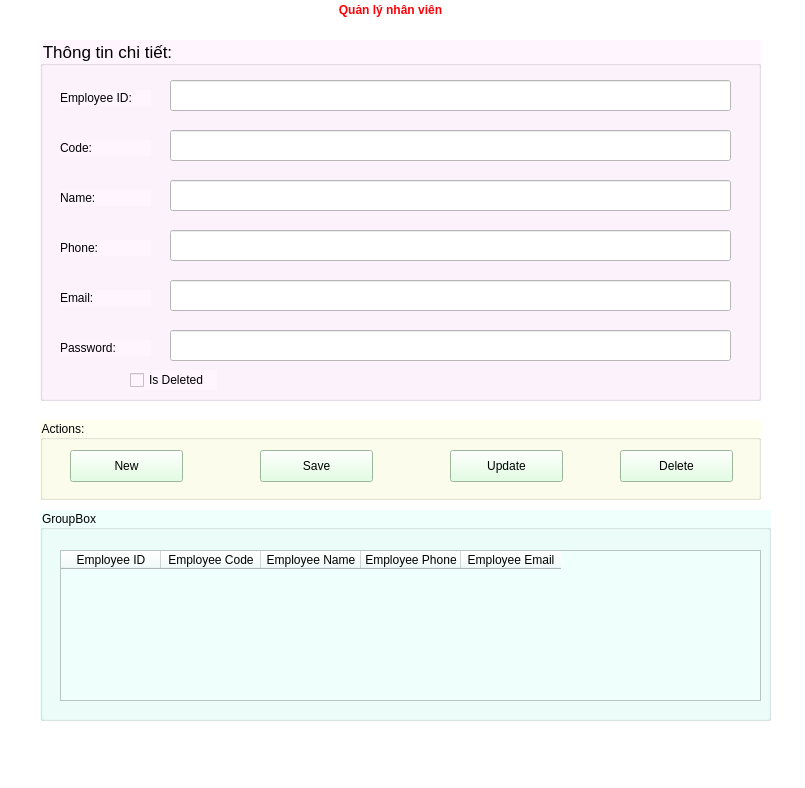
<?xml version="1.0" encoding="UTF-8"?>
<ui version="4.0">
 <class>MainWindow</class>
 <widget class="QMainWindow" name="MainWindow">
  <property name="geometry">
   <rect>
    <x>0</x>
    <y>0</y>
    <width>805</width>
    <height>788</height>
   </rect>
  </property>
  <property name="windowTitle">
   <string>MainWindow</string>
  </property>
  <property name="styleSheet">
   <string notr="true">background-color: rgb(255, 255, 255);</string>
  </property>
  <widget class="QWidget" name="centralwidget">
   <widget class="QLabel" name="label">
    <property name="geometry">
     <rect>
      <x>180</x>
      <y>-10</y>
      <width>421</width>
      <height>41</height>
     </rect>
    </property>
    <property name="styleSheet">
     <string notr="true">color: rgb(252, 1, 7);
font: 20pt &quot;Times New Roman&quot;;</string>
    </property>
    <property name="text">
     <string>&lt;html&gt;&lt;head/&gt;&lt;body&gt;&lt;p align=&quot;center&quot;&gt;&lt;span style=&quot; font-weight:600;&quot;&gt;Quản lý nhân viên&lt;/span&gt;&lt;/p&gt;&lt;/body&gt;&lt;/html&gt;</string>
    </property>
   </widget>
   <widget class="QGroupBox" name="groupBox">
    <property name="geometry">
     <rect>
      <x>40</x>
      <y>40</y>
      <width>721</width>
      <height>361</height>
     </rect>
    </property>
    <property name="font">
     <font>
      <pointsize>13</pointsize>
     </font>
    </property>
    <property name="styleSheet">
     <string notr="true">background-color: rgb(255, 245, 255);</string>
    </property>
    <property name="title">
     <string>Thông tin chi tiết:</string>
    </property>
    <widget class="QLabel" name="label_2">
     <property name="geometry">
      <rect>
       <x>20</x>
       <y>50</y>
       <width>91</width>
       <height>16</height>
      </rect>
     </property>
     <property name="text">
      <string>Employee ID:</string>
     </property>
    </widget>
    <widget class="QLineEdit" name="lineEditId">
     <property name="geometry">
      <rect>
       <x>130</x>
       <y>40</y>
       <width>561</width>
       <height>31</height>
      </rect>
     </property>
     <property name="styleSheet">
      <string notr="true">background-color: rgb(255, 255, 255);</string>
     </property>
    </widget>
    <widget class="QLabel" name="label_3">
     <property name="geometry">
      <rect>
       <x>20</x>
       <y>100</y>
       <width>91</width>
       <height>16</height>
      </rect>
     </property>
     <property name="text">
      <string>Code:</string>
     </property>
    </widget>
    <widget class="QLineEdit" name="lineEditCode">
     <property name="geometry">
      <rect>
       <x>130</x>
       <y>90</y>
       <width>561</width>
       <height>31</height>
      </rect>
     </property>
     <property name="styleSheet">
      <string notr="true">background-color: rgb(255, 255, 255);</string>
     </property>
    </widget>
    <widget class="QLineEdit" name="lineEditName">
     <property name="geometry">
      <rect>
       <x>130</x>
       <y>140</y>
       <width>561</width>
       <height>31</height>
      </rect>
     </property>
     <property name="styleSheet">
      <string notr="true">background-color: rgb(255, 255, 255);</string>
     </property>
    </widget>
    <widget class="QLineEdit" name="lineEditPhone">
     <property name="geometry">
      <rect>
       <x>130</x>
       <y>190</y>
       <width>561</width>
       <height>31</height>
      </rect>
     </property>
     <property name="styleSheet">
      <string notr="true">background-color: rgb(255, 255, 255);</string>
     </property>
    </widget>
    <widget class="QLineEdit" name="lineEditEmail">
     <property name="geometry">
      <rect>
       <x>130</x>
       <y>240</y>
       <width>561</width>
       <height>31</height>
      </rect>
     </property>
     <property name="styleSheet">
      <string notr="true">background-color: rgb(255, 255, 255);</string>
     </property>
    </widget>
    <widget class="QLineEdit" name="lineEditPassword">
     <property name="geometry">
      <rect>
       <x>130</x>
       <y>290</y>
       <width>561</width>
       <height>31</height>
      </rect>
     </property>
     <property name="styleSheet">
      <string notr="true">background-color: rgb(255, 255, 255);</string>
     </property>
    </widget>
    <widget class="QLabel" name="label_4">
     <property name="geometry">
      <rect>
       <x>20</x>
       <y>150</y>
       <width>91</width>
       <height>16</height>
      </rect>
     </property>
     <property name="text">
      <string>Name:</string>
     </property>
    </widget>
    <widget class="QLabel" name="label_5">
     <property name="geometry">
      <rect>
       <x>20</x>
       <y>200</y>
       <width>91</width>
       <height>16</height>
      </rect>
     </property>
     <property name="text">
      <string>Phone:</string>
     </property>
    </widget>
    <widget class="QLabel" name="label_6">
     <property name="geometry">
      <rect>
       <x>20</x>
       <y>250</y>
       <width>91</width>
       <height>16</height>
      </rect>
     </property>
     <property name="text">
      <string>Email:</string>
     </property>
    </widget>
    <widget class="QLabel" name="label_7">
     <property name="geometry">
      <rect>
       <x>20</x>
       <y>300</y>
       <width>91</width>
       <height>16</height>
      </rect>
     </property>
     <property name="text">
      <string>Password:</string>
     </property>
    </widget>
    <widget class="QCheckBox" name="checkBoxIsDelete">
     <property name="geometry">
      <rect>
       <x>90</x>
       <y>330</y>
       <width>87</width>
       <height>20</height>
      </rect>
     </property>
     <property name="text">
      <string>Is Deleted</string>
     </property>
    </widget>
   </widget>
   <widget class="QGroupBox" name="groupBox_2">
    <property name="geometry">
     <rect>
      <x>40</x>
      <y>420</y>
      <width>721</width>
      <height>80</height>
     </rect>
    </property>
    <property name="styleSheet">
     <string notr="true">background-color: rgb(255, 255, 239);</string>
    </property>
    <property name="title">
     <string>Actions:</string>
    </property>
    <widget class="QPushButton" name="pushButtonNew">
     <property name="geometry">
      <rect>
       <x>30</x>
       <y>30</y>
       <width>113</width>
       <height>32</height>
      </rect>
     </property>
     <property name="styleSheet">
      <string notr="true">background-color: rgb(218, 255, 219);</string>
     </property>
     <property name="text">
      <string>New</string>
     </property>
    </widget>
    <widget class="QPushButton" name="pushButtonSave">
     <property name="geometry">
      <rect>
       <x>220</x>
       <y>30</y>
       <width>113</width>
       <height>32</height>
      </rect>
     </property>
     <property name="styleSheet">
      <string notr="true">background-color: rgb(218, 255, 219);</string>
     </property>
     <property name="text">
      <string>Save</string>
     </property>
    </widget>
    <widget class="QPushButton" name="pushButtonUpdate">
     <property name="geometry">
      <rect>
       <x>410</x>
       <y>30</y>
       <width>113</width>
       <height>32</height>
      </rect>
     </property>
     <property name="styleSheet">
      <string notr="true">background-color: rgb(218, 255, 219);</string>
     </property>
     <property name="text">
      <string>Update</string>
     </property>
    </widget>
    <widget class="QPushButton" name="pushButtonDelete">
     <property name="geometry">
      <rect>
       <x>580</x>
       <y>30</y>
       <width>113</width>
       <height>32</height>
      </rect>
     </property>
     <property name="styleSheet">
      <string notr="true">background-color: rgb(218, 255, 219);</string>
     </property>
     <property name="text">
      <string>Delete</string>
     </property>
    </widget>
   </widget>
   <widget class="QGroupBox" name="groupBox_3">
    <property name="geometry">
     <rect>
      <x>40</x>
      <y>510</y>
      <width>731</width>
      <height>211</height>
     </rect>
    </property>
    <property name="styleSheet">
     <string notr="true">background-color: rgb(239, 255, 252);</string>
    </property>
    <property name="title">
     <string>GroupBox</string>
    </property>
    <widget class="QWidget" name="verticalLayoutWidget">
     <property name="geometry">
      <rect>
       <x>20</x>
       <y>40</y>
       <width>701</width>
       <height>151</height>
      </rect>
     </property>
     <layout class="QVBoxLayout" name="verticalLayout">
      <item>
       <widget class="QTableWidget" name="tableWidgetEmployee">
        <column>
         <property name="text">
          <string>Employee ID</string>
         </property>
        </column>
        <column>
         <property name="text">
          <string>Employee Code</string>
         </property>
        </column>
        <column>
         <property name="text">
          <string>Employee Name</string>
         </property>
        </column>
        <column>
         <property name="text">
          <string>Employee Phone</string>
         </property>
        </column>
        <column>
         <property name="text">
          <string>Employee Email</string>
         </property>
        </column>
       </widget>
      </item>
     </layout>
    </widget>
   </widget>
  </widget>
  <widget class="QMenuBar" name="menubar">
   <property name="geometry">
    <rect>
     <x>0</x>
     <y>0</y>
     <width>805</width>
     <height>37</height>
    </rect>
   </property>
  </widget>
  <widget class="QStatusBar" name="statusbar"/>
 </widget>
 <resources/>
 <connections/>
</ui>
